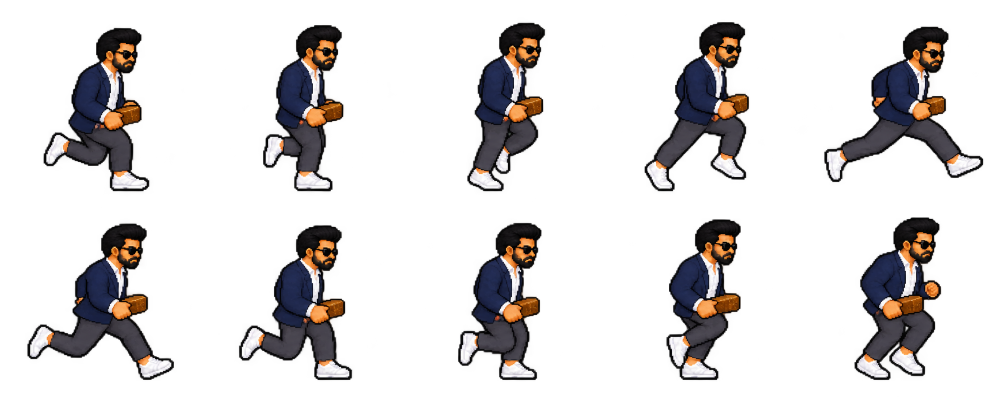
#> input picture prompts/gomelo-panela-run-source.png, 1983 x 793 px (shown at 1/2 size)
$ python runfix.py ../prompts/gomelo-panela-run-source.png ../prompts/gomelo-held-run-reference.png
#> lines starting #> are read from the running program, lines starting #| are printed output that depends on the picture; after the words box and inside, x2 and y2 are one past the last pixel; in counts of white or black regions, pixels touching at a corner belong together
#!/usr/bin/env python3
"""Retoque del ciclo de correr generado por Pixelab (9 frames de 128x128 en tira)."""
import sys
import numpy as np
from PIL import Image
from scipy import ndimage as ndi

SRC, OUT = sys.argv[1], sys.argv[2]
NO_CLOSE = '--no-close' in sys.argv          # no agregar el frame de cierre (copia del 5)
HEAD_CX = next((int(a.split('=')[1]) for a in sys.argv if a.startswith('--head-cx=')), None)  # centrar por la cabeza
COLORS = next((int(a.split('=')[1]) for a in sys.argv if a.startswith('--colors=')), 28)
OUTLINE = (20, 16, 28)
CX = 72        # centro objetivo del torso
CELL = 128

sheet = np.array(Image.open(SRC).convert('RGBA'))
#> sheet is the input picture: shape (793, 1983, 4); mean R, G, B, A 19, 16.3, 16.2, 52.3
n = sheet.shape[1] // CELL
#> n = 15
frames = [sheet[:, i * CELL:(i + 1) * CELL].copy() for i in range(n)]
#> frames = 15 items

# 10o frame: transicion de cierre = frame 5 (misma silueta que la transicion 4->6)
if not NO_CLOSE: frames.append(frames[4].copy())

# 1) alfa duro + quitar motas aisladas
for f in frames:
    m = f[..., 3] >= 128
    lab, k = ndi.label(m, structure=np.ones((3, 3)))
    if k > 1:
        sizes = ndi.sum(m, lab, range(1, k + 1))
        keep = np.isin(lab, [i + 1 for i, s in enumerate(sizes) if s >= 25])
        m = m & keep
    f[..., 3] = np.where(m, 255, 0)
    f[~m, :3] = 0
#> this loop made 16 passes
#> (k, sizes) on passes 1, 2, 3, 5, 6, 8, 9, 11, 12, 14, 15, 16: (2, [1989, 3389]), (2, [27323, 21550]), (5, [1574, 1137, 1864, 2543, 6835]), (2, [23305, 21043]), (3, [6203, 666, 9917]), (2, [18161, 18313]), (2, [12134, 12066]), (2, [14132, 15219]), (2, [19580, 14363]), (4, [11645, 159, 13786, 308]), (2, [21689, 20808]), (2, [23305, 21043])
#> k on passes 4, 7, 10, 13: 1, 0, 0, 1
#> pass 1, `m = f[..., 3] >= 128`:
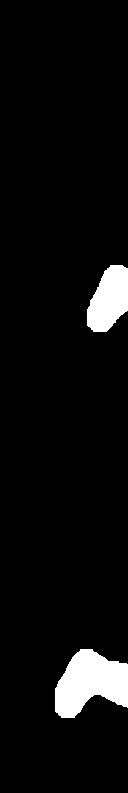
#> m: shape (793, 128) bool; 5.3% white; 2 white regions, box (x1, y1, x2, y2) and area: (55, 649, 128, 718) 3389, (87, 265, 128, 332) 1989
#> pass 1, `lab, k = ndi.label(m, structure=np.ones((3, 3)))`:
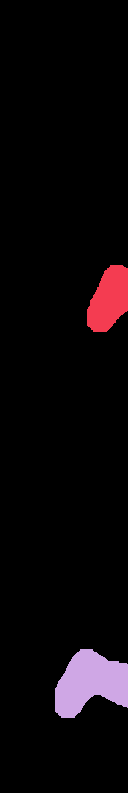
#> lab: shape (793, 128) int32; 3 distinct labels, from 0 to 2; one colour per label, 0 black
#> after the loop:
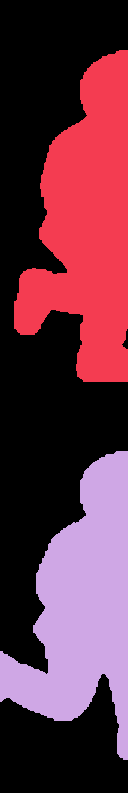
#> lab: shape (793, 128) int32; 3 distinct labels, from 0 to 2; one colour per label, 0 black
#> after the loop:
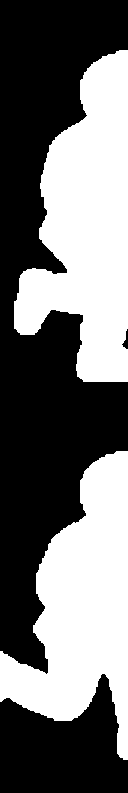
#> m: shape (793, 128) bool; 43.7% white; 2 white regions, box (x1, y1, x2, y2) and area: (14, 50, 128, 382) 23305, (0, 451, 128, 760) 21043

# 2) paleta unica para todos los frames
allpx = np.concatenate([f[f[..., 3] > 0][:, :3] for f in frames])
q = Image.fromarray(allpx.reshape(-1, 1, 3).astype(np.uint8), 'RGB').quantize(
    colors=COLORS, method=Image.Quantize.MEDIANCUT, dither=Image.Dither.NONE)
pal = np.array(q.getpalette()[:COLORS * 3]).reshape(-1, 3)
#> pal = 28 rows, first 8: [251, 250, 251], [244, 242, 244], [231, 228, 233], [223, 191, 166], [247, 160, 79], [230, 128, 47], [162, 105, 64], [86, 71, 69]
for f in frames:
    m = f[..., 3] > 0
    px = f[m][:, :3].astype(int)
    d = ((px[:, None, :] - pal[None, :, :]) ** 2).sum(-1)
    f[m, :3] = pal[d.argmin(1)]
#> this loop made 16 passes

# 3) contorno exterior uniforme de 1px
def lum(p): return 0.3 * p[..., 0] + 0.59 * p[..., 1] + 0.11 * p[..., 2]
for f in frames:
    m = f[..., 3] > 0
    er = ndi.binary_erosion(m, structure=ndi.generate_binary_structure(2, 1))
    border = m & ~er
    dark = lum(f[border][:, :3].astype(float)) < 60
    if dark.mean() < 0.7:               # contorno ausente/debil -> lo agrego por fuera
        ring = ndi.binary_dilation(m, structure=ndi.generate_binary_structure(2, 1)) & ~m
        f[ring, :3] = OUTLINE
        f[ring, 3] = 255
    else:                               # ya tiene contorno: unificar su color
        f[border & (lum(f[..., :3].astype(float)) < 60), :3] = OUTLINE

# 4) centrar el torso (mitad superior) en CX, conservando la altura vertical
def torso_cx(f):
    m = f[..., 3] > 0
    ys = np.where(m.any(1))[0]
#> (the run stopped early here; a loop or call above may not have finished)
